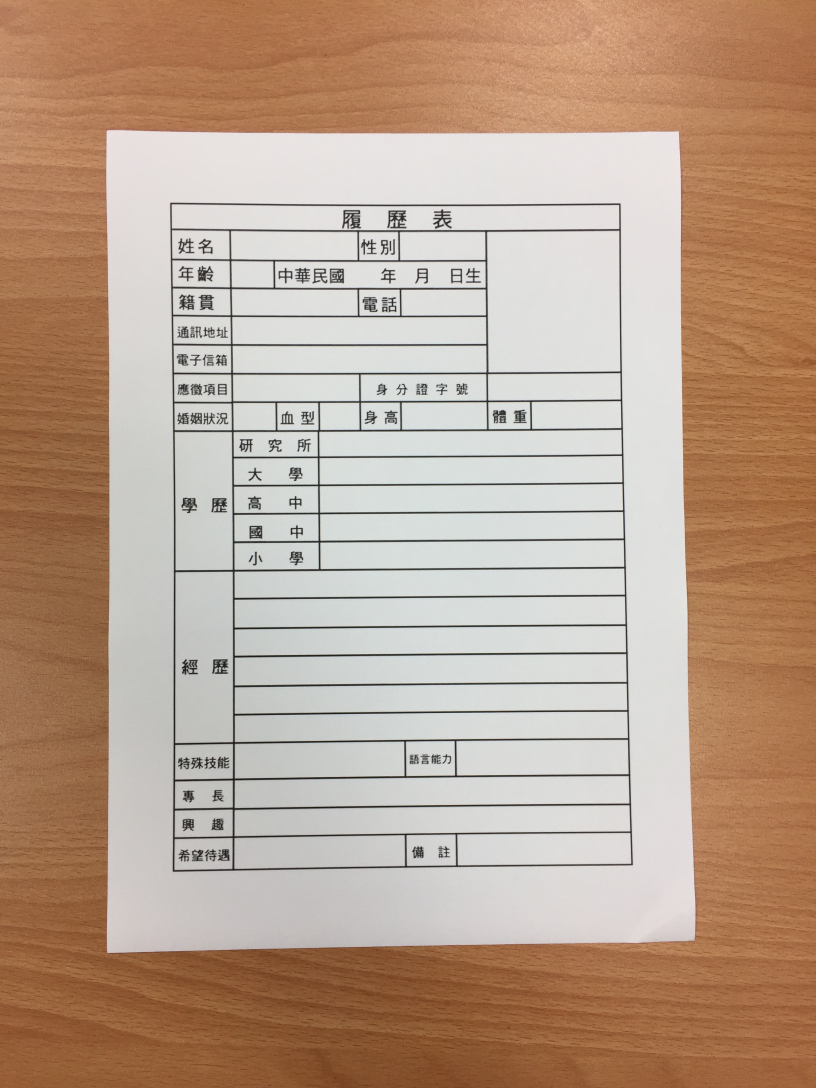
//> input picture doc/ADIP_Final/nolight_lv1/IMG_2334.JPG, 2448 x 3264 px (shown at 1/3 size)
$ ./main ../doc/ADIP_Final/nolight_lv1/IMG_2334.JPG   (built with g++ and OpenCV 4)
//> lines starting //> are read from the running program, lines starting //| are printed output that depends on the picture
//
//  main.cpp
//  ADIP_FinalProject
//
//  Created by WeiTingChen on 12/8/16.
//  Copyright © 2016 WeiTingChen. All rights reserved.
//
#define _CRT_SECURE_NO_WARNINGS
//#define AUTO

#include <iostream>
//#include <direct.h>
#include <opencv2/opencv.hpp>

#define Morphology_Mode         1
#define Canny_Mode              2
#define Standard_Hough_Mode     3
#define ROI_four_point          4


/// key board define
#define esc                     27  // the key esc
#define back_mode               49  // the key 1
#define loop_mode               50  // the key 2
#define next_mode               51  // the key 3
#define reseat_mode             114 // the key R
#define equalization_mode       101 // the key E
#define save_image              115 // the key S
#define Gamma_Correction        103 // the key G


using namespace cv;
using namespace std;


/// Global variables
Mat src, src_row, src_before_equ;
Mat dst_morphology, dst_canny, dst_standard_hough, dst_equalization;

int morph_elem = 0;
int morph_operator = 1;
int morph_size = 9;
int const max_elem = 2;
int const max_operator = 4;
int const max_kernel_size = 21;

int threshold1 = 127;
int threshold2 = 127;
int const max_threshold1 = 255;
int const max_threshold2 = 255;

int min_threshold = 50;
int max_trackbar = 150;
int s_trackbar = max_trackbar/2;

const char* morphology_name = "Morphology Transformations Demo";
const char* canny_name = "Canny Transformations Demo";
const char* standard_name = "Standard Hough Lines Demo";
const char* Equ_source_name = "Equ_source image";

const char* str_input_image_1 = "../../doc/test/0.JPG";
const char* save_name = "../../output/IMG0";

vector<Mat> function_ab;


/** Function Headers */
void Morphology_Operations( int, void* );
void Canny_Operations(int, void*);
void Standard_Hough( int, void* );
void calibrateTransform(Mat* _src, Mat* out, vector<Point2f> point);
void rotateImage(IplImage* img, IplImage *img_rotate,int degree);
void findPoint(vector<Point2f> &pt);
void findCornerPoint(vector<Point2f> &pt, vector<Point2f> &corners);
void GammaCorrection(Mat& _src, Mat& _dst, float fGamma);


int main(int argc, const char * argv[]) {
    // insert code here...
    std::cout << "ADIP Final Project.\n";
    std::cout << "Enter \"esc\" to end the project.\n";


//    char str_input_image_1[] = "/Users/WeiTing_Chen/Desktop/ADIP_FinalProject/doc/ADIP_Final/nolight_lv1/IMG_2334.JPG";


    // Read File
    Mat src_color;

    if (argc == 2) {
        // Use command parameter
        src = imread(argv[1], IMREAD_GRAYSCALE);
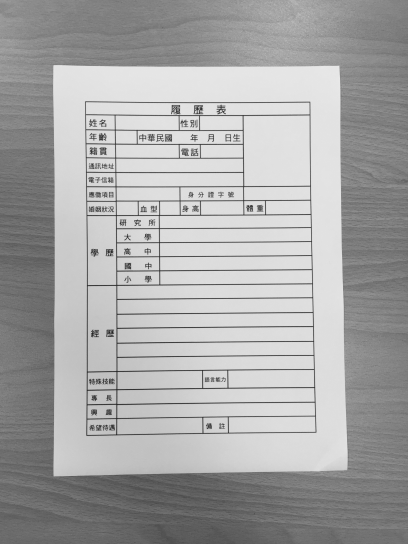
//> src: 3264 rows x 2448 cols, CV_8UC1 (shown at 1/6 size); min 15, max 243, mean 167.2
        src_color = imread(argv[1], IMREAD_COLOR);
//> src_color is the input picture: 3264 rows x 2448 cols, CV_8UC3; mean B, G, R 142.7, 161.8, 187
    }
    else {
        // Use default parameter
        cout << "Use default parameter" << endl;
        src = imread(str_input_image_1, IMREAD_GRAYSCALE);
        src_color = imread(str_input_image_1, IMREAD_COLOR);
    }

    // Error Information
    if( src.empty() || src_color.empty())
    {
        if (argc == 2)
            fprintf(stderr, "=== Cannot Read Command File : %s ===\n", argv[1]);
        else
            fprintf(stderr, "=== Cannot Read Default File : %s ===\n", str_input_image_1);

        system("PAUSE");
        exit(1);
    }


    Size size(src.cols/4,src.rows/4);
    resize(src, src, size);
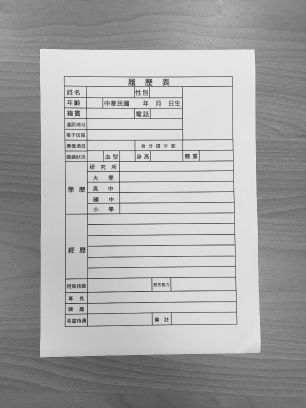
//> src: 816 rows x 612 cols, CV_8UC1 (shown at 1/2 size); min 21, max 236, mean 167.3
    Size size2(src_color.cols/4, src_color.rows/4);
    resize(src_color, src_color, size2);
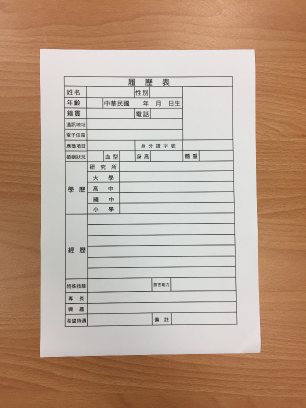
//> src_color: 816 rows x 612 cols, CV_8UC3 (shown at 1/2 size); mean B, G, R 142.8, 161.9, 187.1

    src_row = src.clone();

    // Local varibale for while loop
    int mode = Morphology_Mode, keyIn = 0;
    int His_Equ_Flag = 0, Gamma_Flag = 0;
    vector<Point2f> pt;
    // Calibrate
    Mat result;

    while (1) {
        switch (mode) {
            case Morphology_Mode:
//=========================================
//  Morphology_Operations
//=========================================
            {
                /// Create window
                namedWindow(morphology_name, WINDOW_AUTOSIZE);

                /// Create Trackbar to select Morphology operation
                createTrackbar("Operator:\n 0: Opening - 1: Closing  \n 2: Gradient - 3: Top Hat \n 4: Black Hat", morphology_name, &morph_operator, max_operator, Morphology_Operations );

                /// Create Trackbar to select kernel type
                createTrackbar( "Element:\n 0: Rect - 1: Cross - 2: Ellipse", morphology_name,&morph_elem, max_elem,Morphology_Operations );

                /// Create Trackbar to choose kernel size
                createTrackbar( "Kernel size:\n 2n +1", morphology_name, &morph_size, max_kernel_size,Morphology_Operations );

                /// Default start
                Morphology_Operations( 0, 0 );
//> in Morphology_Operations, `morphologyEx( src, dst_morphology, operation, element );`:
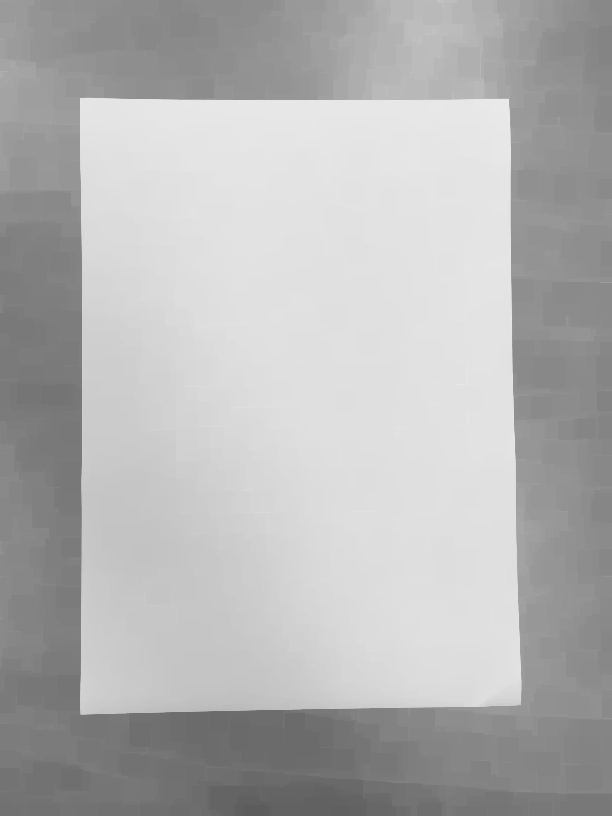
//> dst_morphology: 816 rows x 612 cols, CV_8UC1; min 92, max 236, mean 179.9

#ifdef AUTO
                keyIn = next_mode;
#else
                keyIn = waitKey(0);
//> the Esc key is pressed
#endif
                if(back_mode == keyIn){
                    keyIn = reseat_mode;
                    break;
                }
                else if (loop_mode == keyIn){
                    printf("Do Morphology_Mode again.\n");
                    mode = Morphology_Mode;
                    src = dst_morphology.clone();
                    break;
                }
                else if(next_mode == keyIn){
                    printf("Jump to the Canny_Mode.\n");
                    mode = Canny_Mode;
                    moveWindow(morphology_name, 500, 0);
                    moveWindow(canny_name, 0, 0);
                    break;
                }
                else if (equalization_mode == keyIn){
                    printf("Equalization image.\n");
                    His_Equ_Flag = 1;

                    src = dst_morphology.clone();
                    // Back Up
                    src_before_equ = src.clone();

                    /// Apply Histogram Equalization
                    equalizeHist( src, dst_equalization );

                    /// Display results
                    namedWindow( Equ_source_name, WINDOW_AUTOSIZE );
                    moveWindow(Equ_source_name, 500, 0);
                    imshow( Equ_source_name, src_before_equ );

                    src = dst_equalization.clone();
                    break;
                }
                else if (Gamma_Correction == keyIn){
                    printf("Do Gamma_Correction.\n");
                    Gamma_Flag = 1;


                    Mat dst_gama;
                    GammaCorrection(src, dst_gama, 0.3);

                    /// Display results
                    namedWindow( "Gama", WINDOW_AUTOSIZE );
                    moveWindow("Gama", 500, 0);
                    imshow( "Gama", dst_gama );

                    src = dst_gama.clone();
                    break;
                }
                else
                    break;
            }

            case Canny_Mode:
//=========================================
//  Canny_Operations
//=========================================
            {
                /// Create window
                namedWindow(canny_name, WINDOW_AUTOSIZE);

                /// Create Trackbar to select threshold1
                createTrackbar("brightness: ", canny_name, &threshold1, max_threshold1, Canny_Operations );

                /// Create Trackbar to select threshold2
                createTrackbar( "contrast: ", canny_name, &threshold2, max_threshold2, Canny_Operations );

                /// Default start
                Canny_Operations(0, 0);

#ifdef AUTO
                keyIn = next_mode;

#else
                keyIn = waitKey(0);
#endif

                if(back_mode == keyIn){
                    printf("Go back to Morphology_Mode.\n");
                    mode = Morphology_Mode;
                    src = src_row.clone();
                    destroyWindow(standard_name);
                    moveWindow(morphology_name, 0, 0);
                    moveWindow(canny_name, 500, 0);
                    break;
                }
                else if(loop_mode == keyIn){
                    printf("You are in the Canny_Mode.\nIn this mode no loop mode.\n");
                    mode = Canny_Mode;
                    break;
                }
                else if(next_mode == keyIn){
                    printf("Jump to the Standard_Hough_Mode.\n");
                    mode = Standard_Hough_Mode;
                    destroyWindow(morphology_name);
                    moveWindow(canny_name, 500, 0);
                    moveWindow(standard_name, 0, 0);
                    break;
                }
                else
                    break;
            }

            case Standard_Hough_Mode:
//=========================================
//  Standard_Hough
//=========================================
            {
                /// Create window
                namedWindow( standard_name, WINDOW_AUTOSIZE );

                /// Create Trackbar to select s_trackbar
                createTrackbar( "Thres:", standard_name, &s_trackbar, max_trackbar, Standard_Hough);

                /// Default start
                Standard_Hough(0, 0);

#ifdef AUTO
                keyIn = next_mode;
#else
                keyIn = waitKey(0);
#endif

                if(back_mode == keyIn){
                    printf("Go back to Canny_Mode.\n");
                    mode = Canny_Mode;
                    src = src_row.clone();
                    moveWindow(canny_name, 0, 0);
                    moveWindow(standard_name, 500, 0);
                    break;
                }
                else if(loop_mode == keyIn){
                    printf("You are in the Standard_Hough_Mode.\nIn this mode no loop mode.\n");
                    mode = Standard_Hough_Mode;
                    break;
                }
                else if(next_mode == keyIn){
                    printf("Jump to the ROI_four_point.\n");
                    mode = ROI_four_point;

                    destroyWindow(canny_name);
                    destroyWindow(standard_name);

                    findPoint(pt);


                    // [5 lines of commented-out code are left out]

                    break;
                }
                else
                    break;
            }
            case ROI_four_point:
//=========================================
//  Find book's or paper's corner point
//=========================================
            {
                //  Find book's or paper's corner point
                vector<Point2f> corners;
                findCornerPoint(pt, corners);

                calibrateTransform(&src_color, &result, corners);

                namedWindow("Test1", CV_WINDOW_AUTOSIZE);
                moveWindow("Test1", 0, 0);
                imshow("Test1", src_color);
                namedWindow("Test2", CV_WINDOW_AUTOSIZE);
                moveWindow("Test2", src_color.cols, 0);
                imshow("Test2", result);

                keyIn = waitKey(0);

                break;
            }
//            default:
//                break;
        }

        if (reseat_mode == keyIn){
            printf("restart...\n...\n...\n...\n");
            mode = Morphology_Mode;
            src = src_row.clone();
            morph_elem = 0;
            morph_size = 0;
            morph_operator = 0;
            destroyWindow(canny_name);
            destroyWindow(standard_name);
            destroyWindow(Equ_source_name);
        }
        else if (esc == keyIn){
            break;
        }
        else if (save_image == keyIn){
            printf("\n\n\n\nSave Image.\n");


            // Define save file name
            char str_save_name[100];
            char str_do_number[30];
            strcpy(str_save_name, save_name);

        /// Morphology_Operations
            sprintf(str_do_number, "_Morph_%d", morph_operator);
            strcat(str_save_name, str_do_number);
            sprintf(str_do_number, "_%d", morph_elem);
            strcat(str_save_name, str_do_number);
            if (morph_size > 10) {
                sprintf(str_do_number, "_%d", morph_size);
                strcat(str_save_name, str_do_number);
            }else{
                sprintf(str_do_number, "_0%d", morph_size);
                strcat(str_save_name, str_do_number);
            }

        /// Canny_Operations
            sprintf(str_do_number, "_Canny");
            strcat(str_save_name, str_do_number);
            if (threshold1 > 100) {
                sprintf(str_do_number, "_%d", threshold1);
                strcat(str_save_name, str_do_number);
            }else if(threshold1 > 10){
                sprintf(str_do_number, "_0%d", threshold1);
                strcat(str_save_name, str_do_number);
            }
            else{
                sprintf(str_do_number, "_00%d", threshold1);
                strcat(str_save_name, str_do_number);
            }
            if (threshold2 > 100) {
                sprintf(str_do_number, "_%d", threshold2);
                strcat(str_save_name, str_do_number);
            }else if(threshold2 > 10){
                sprintf(str_do_number, "_0%d", threshold2);
                strcat(str_save_name, str_do_number);
            }
            else{
                sprintf(str_do_number, "_00%d", threshold2);
                strcat(str_save_name, str_do_number);
            }

        /// Standard_Hough
            sprintf(str_do_number, "_Hough");
            strcat(str_save_name, str_do_number);
            if (s_trackbar > 100) {
                sprintf(str_do_number, "_%d", s_trackbar);
                strcat(str_save_name, str_do_number);
            }else if(s_trackbar > 10){
                sprintf(str_do_number, "_0%d", s_trackbar);
                strcat(str_save_name, str_do_number);
            }
            else{
                sprintf(str_do_number, "_00%d", s_trackbar);
                strcat(str_save_name, str_do_number);
            }

        /// Histogram equalization

            if(His_Equ_Flag){
                sprintf(str_do_number, "_Equ");
                strcat(str_save_name, str_do_number);
            }

        /// Gamma

            if(Gamma_Flag){
                sprintf(str_do_number, "_Gamma");
                strcat(str_save_name, str_do_number);
            }

            strcat(str_save_name, ".jpg");
            puts(str_save_name);

            // Save image
            imwrite(str_save_name, result);
            break;
        }

    }

    printf("END\n");
    return 0;
}

/**
 * @function Morphology_Operations
 */
void Morphology_Operations( int, void* )
{
    // Since MORPH_X : 2,3,4,5 and 6
    int operation = morph_operator + 2;

    Mat element = getStructuringElement( morph_elem, Size( 2*morph_size + 1, 2*morph_size+1 ), Point( morph_size, morph_size ) );

    /// Apply the specified morphology operation
    morphologyEx( src, dst_morphology, operation, element );
    imshow( morphology_name, dst_morphology );
}

/**
 * @function Canny_Operations
 */
// [10 lines left out: function Canny_Operations, not called in this run]

/**
 * @function Standard_Hough
 */
// [49 lines left out: function Standard_Hough, not called in this run]

/**
 * @calibrate img
 */
// [130 lines left out: functions calibrateTransform, findPoint, findCornerPoint, not called in this run]

/**
 * @ Gamma_Correction
 * Reference: http://www.codepool.biz/image-processing-opencv-gamma-correction.html
 */
// [60 lines left out: function GammaCorrection, not called in this run]
